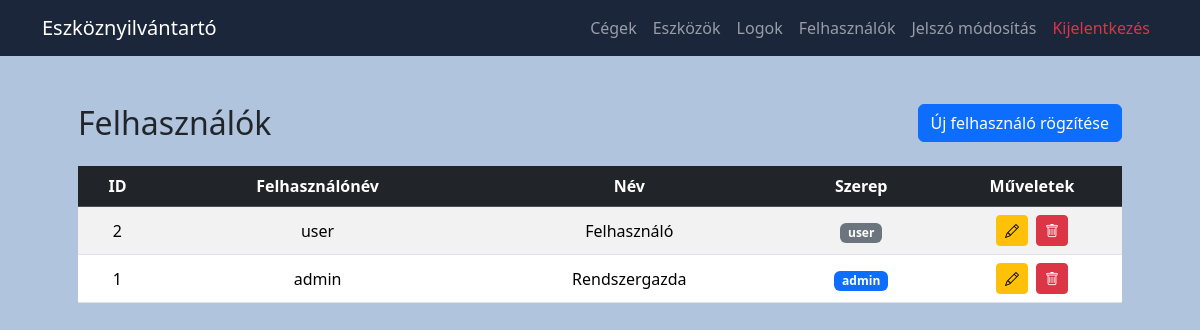
/inventory/public/index.php?page=/users (signed in), run on the app's committed database.
### tables this page shows
CREATE TABLE `users` (
  `id` int(11) NOT NULL,
  `username` varchar(50) NOT NULL,
  `password_hash` varchar(255) NOT NULL,
  `full_name` varchar(100) NOT NULL,
  `role` enum('admin','user') NOT NULL DEFAULT 'user',
  `created_at` timestamp NOT NULL DEFAULT current_timestamp()
);

### inventory/app/controllers/BaseController.php (called while the page is built, shortened)
<?php
class BaseController {
    protected function render(string $view, array $data = []) {
        include __DIR__ . "/../views/layout.php";
    }
}

### inventory/app/controllers/Usercontroller.php (called while the page is built, shortened)
<?php
class UserController extends BaseController {
    public function index(): void {
        $users = User::all();
        $this->render("users/index", [
            "users" => $users,
            "title" => "Felhasználók"
        ]);
    }
}

### inventory/app/core/Router.php (called while the page is built, shortened)
<?php
class Router
{
    private array $routes = [
        'GET'  => [],
        'POST' => [],
    ];
    public function get(string $path, string $controller, string $action): void
    {
        $this->routes['GET'][$this->normalize($path)] = [$controller, $action];
    }
    public function post(string $path, string $controller, string $action): void
    {
        $this->routes['POST'][$this->normalize($path)] = [$controller, $action];
    }
    public function dispatch(): void
    {
        $method = $_SERVER['REQUEST_METHOD'] ?? 'GET';
        $path   = $this->normalize($_GET['page'] ?? '/');
        [$controllerName, $action] = $this->routes[$method][$path];
        $controller = new $controllerName();
        $controller->$action();
    }
    private function normalize(string $path): string
    {
        $p = parse_url($path, PHP_URL_PATH) ?? '/';
        $p = '/' . ltrim(trim($p), '/');
        return $p === '' ? '/' : $p;
    }
}

### inventory/public/index.php (called while the page is built, shortened)
<?php
require_once APP_PATH . '/core/Router.php';
require_once APP_PATH . '/core/Database.php';
spl_autoload_register(function($class){
  foreach (['controllers','models','core'] as $d) {
    $f = APP_PATH . "/$d/$class.php";
    if (is_file($f)) { require_once $f; return; }
  }
});
$router = new Router();
$router->get('/', 'DashboardController', 'index');
$router->get('/login', 'AuthController', 'loginForm');
$router->post('/login', 'AuthController', 'doLogin');
$router->get('/logout', 'AuthController', 'logout');
$router->get('/devices', 'DeviceController', 'index');
$router->post('/devices/create', 'DeviceController', 'create');
$router->post('/devices/update', 'DeviceController', 'update');
$router->get('/devices/delete', 'DeviceController', 'delete');
$router->get('/companies', 'CompanyController', 'index');
$router->post('/companies/create', 'CompanyController', 'create');
$router->post('/companies/update', 'CompanyController', 'update');
$router->get('/companies/delete', 'CompanyController', 'delete');
$router->get('/users', 'UserController', 'index');
$router->get('/users/create', 'UserController', 'createForm');
$router->post('/users/create', 'UserController', 'create');
$router->get('/users/edit', 'UserController', 'editForm');
$router->post('/users/update', 'UserController', 'update');
$router->get('/users/delete', 'UserController', 'delete');
$router->get('/users/change-password', 'UserController', 'changePasswordForm');
$router->post('/users/change-password', 'UserController', 'changePassword');
$router->get('/logs', 'LogController', 'index');
$router->dispatch();

### inventory/app/config/database.php (called while the page is built)
<?php
return [
    'dsn' => 'mysql:host=localhost;dbname=inventory;charset=utf8mb4',
    'user' => 'inventory_admin',
    'password' => 'Qq6JMtIMrmlstxSO',
];

### inventory/app/core/Database.php (called while the page is built, shortened)
<?php
class Database {
    private static $pdo = null;
    public static function connect(): PDO {
        $cfg = require APP_PATH . '/config/database.php';
        try {
            self::$pdo = new PDO(
                $cfg['dsn'],
                $cfg['user'],
                $cfg['password'],
                [
                    PDO::ATTR_ERRMODE => PDO::ERRMODE_EXCEPTION,
                    PDO::ATTR_DEFAULT_FETCH_MODE => PDO::FETCH_ASSOC,
                    PDO::ATTR_EMULATE_PREPARES => false,
                    PDO::MYSQL_ATTR_INIT_COMMAND => "SET NAMES utf8mb4 COLLATE utf8mb4_hungarian_ci"
                ]
            );
        } catch (PDOException $e) {
            throw new RuntimeException('Nem sikerült csatlakozni az adatbázishoz.');
        }
        return self::$pdo;
    }
    public static function query($sql, $params = []) {
        $stmt = self::connect()->prepare($sql);
        $stmt->execute($params);
        return $stmt;
    }
    public static function fetchAll($sql, $params = []) {
        return self::query($sql, $params)->fetchAll();
    }
}

### inventory/app/models/User.php (called while the page is built, shortened)
<?php
class User
{
    public static function all(): array {
        return Database::fetchAll(
            "SELECT id, username, full_name, role, created_at
             FROM users ORDER BY id DESC"
        );
    }
}

### inventory/app/views/users/index.php (the view)
<div class="container py-4">
    <div class="p-4">
        <div class="d-flex justify-content-between align-items-center mb-4">
            <h2 class="m-0">Felhasználók</h2>
            <a href="?page=/users/create" class="btn btn-primary">Új felhasználó rögzítése</a>
        </div>
        <div class="table-responsive">
            <table class="table table-striped table-hover text-center align-middle">
                <thead class="table-dark">
                    <tr>
                        <th>ID</th>
                        <th>Felhasználónév</th>
                        <th>Név</th>
                        <th>Szerep</th>
                        <th style="width:180px;">Műveletek</th>
                    </tr>
                </thead>
                <tbody>
                    <?php foreach ($users as $u): ?>
                        <tr>
                            <td><?= (int)$u['id'] ?></td>
                            <td><?= htmlspecialchars($u['username']) ?></td>
                            <td><?= htmlspecialchars($u['full_name']) ?></td>
                            <td>
                                <span class="badge bg-<?= $u['role'] === 'admin' ? 'primary' : 'secondary' ?>">
                                    <?= htmlspecialchars($u['role']) ?>
                                </span>
                            </td>
                            <td>
                                <a href="?page=/users/edit&id=<?= (int)$u['id'] ?>"
                                   class="btn btn-sm btn-warning me-1"
                                   title="Szerkesztés">
                                    <i class="bi bi-pencil"></i>
                                </a>
                                <a href="?page=/users/delete&id=<?= (int)$u['id'] ?>"
                                   class="btn btn-sm btn-danger"
                                   title="Törlés"
                                   onclick="return confirm('Biztos törlöd?')">
                                    <i class="bi bi-trash"></i>
                                </a>
                            </td>
                        </tr>
                    <?php endforeach; ?>
                </tbody>
            </table>
        </div>
    </div>
</div>

### data on the page
users: id "2", username "user", full_name "Felhasználó", role "user"
users: id "1", username "admin", full_name "Rendszergazda", role "admin"
